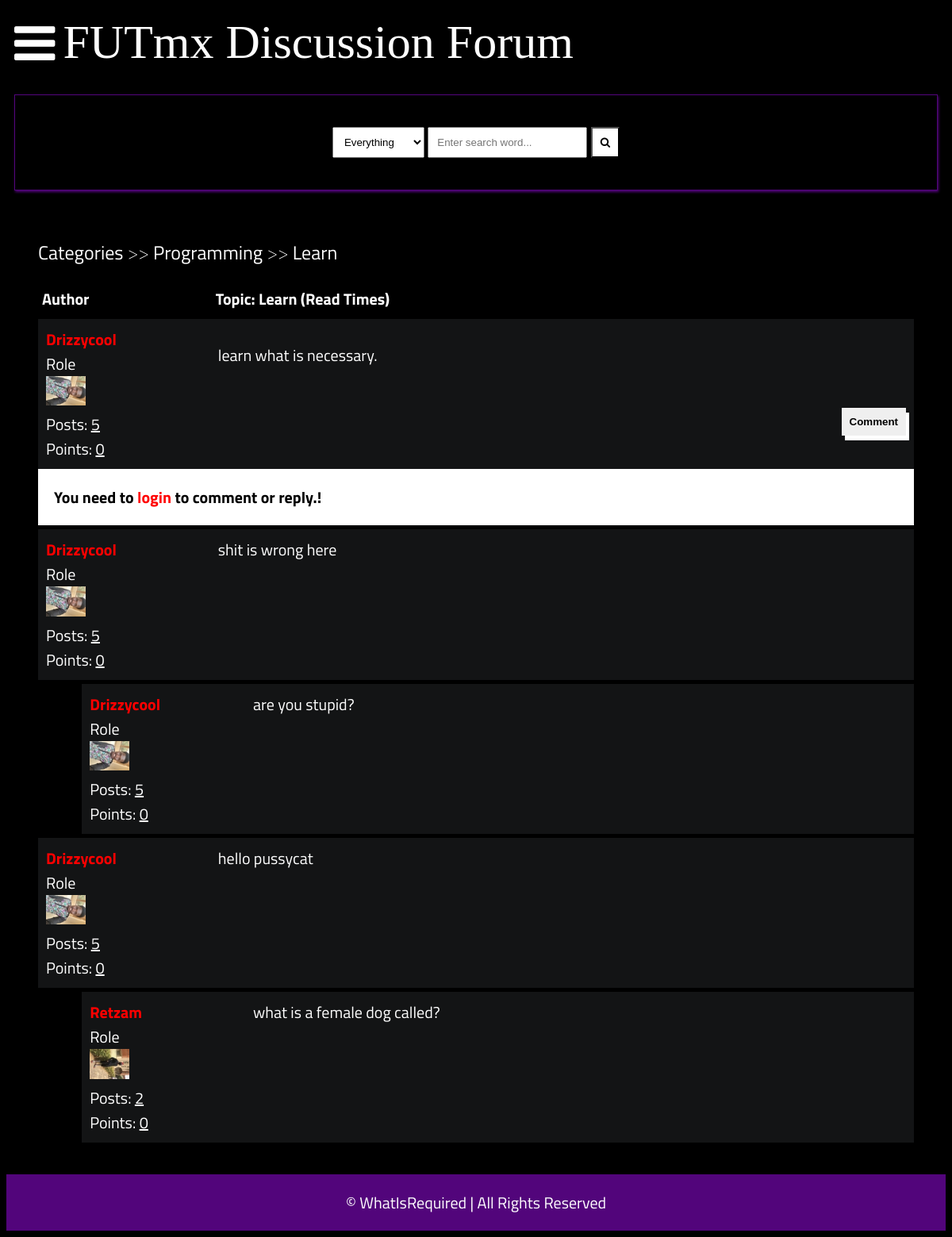
The page /detail/learn/ on the database its author committed.
### main/models.py (models this page shows, shortened)
class Post(models.Model):
    title = models.CharField(max_length=400)
    slug = models.SlugField(max_length=400, unique=True, blank=True)
    user = models.ForeignKey(Author, on_delete=models.CASCADE)
    content = HTMLField()
    categories = models.ManyToManyField(Category)
    date = models.DateTimeField(auto_now_add=True)
    approved = models.BooleanField(default=False)
    hit_count_generic = GenericRelation(HitCount, object_id_field='object_pk',
        related_query_name='hit_count_generic_relation'
    )
    tags = TaggableManager()
    comments = models.ManyToManyField(Comment, blank=True)
    closed = models.BooleanField(default=False)
    state = models.CharField(max_length=40, default="zero")
    def get_url(self):
        return reverse("detail", kwargs={
            "slug":self.slug
        })
    class Meta:
        ordering = ['-date']

class Category(models.Model):
    title = models.CharField(max_length=50)
    slug = models.SlugField(max_length=400, unique=True, blank=True)
    description = models.TextField(default="description")
    class Meta:
        verbose_name_plural = "categories"
    def __str__(self):
        return self.title
    def get_url(self):
        return reverse("posts", kwargs={
            "slug":self.slug
        })

class Author(models.Model):
    user = models.ForeignKey(User, on_delete=models.CASCADE)
    fullname = models.CharField(max_length=40, blank=True)
    slug = slug = models.SlugField(max_length=400, unique=True, blank=True)
    bio = HTMLField()
    points = models.IntegerField(default=0)
    profile_pic = ResizedImageField(size=[50, 80], quality=100, upload_to="authors", default=None, null=True, blank=True)
    @property
    def num_posts(self):
        return Post.objects.filter(user=self).count()

class Comment(models.Model):
    user = models.ForeignKey(Author, on_delete=models.CASCADE)
    content = models.TextField()
    date = models.DateTimeField(auto_now_add=True)
    replies = models.ManyToManyField(Reply, blank=True)

class Reply(models.Model):
    user = models.ForeignKey(Author, on_delete=models.CASCADE)
    content = models.TextField()
    date = models.DateTimeField(auto_now_add=True)
    class Meta:
        verbose_name_plural = "replies"

### main/views.py (the view)
# urls.py: path("detail/<slug>/", detail, name="detail"),
def detail(request, slug):
    post = get_object_or_404(Post, slug=slug)
    if request.user.is_authenticated:
        author = Author.objects.get(user=request.user)
    if "comment-form" in request.POST:
        comment = request.POST.get("comment")
        new_comment, created = Comment.objects.get_or_create(user=author, content=comment)
        post.comments.add(new_comment.id)
    if "reply-form" in request.POST:
        reply = request.POST.get("reply")
        commenr_id = request.POST.get("comment-id")
        comment_obj = Comment.objects.get(id=commenr_id)
        new_reply, created = Reply.objects.get_or_create(user=author, content=reply)
        comment_obj.replies.add(new_reply.id)
    context = {
        "post":post,
        "title": post.title,
    }
    update_views(request, post)
    return render(request, "detail.html", context)

### main/context_processors.py (called while the page is built, shortened)
def searchFunction(request):
    search_context = {}
    posts = Post.objects.all()
    return search_context

### main/utils.py (called while the page is built)
def update_views(request, object):
    context = {}
    hit_count = get_hitcount_model().objects.get_for_object(object)
    hits = hit_count.hits
    hitcontext = context["hitcount"] = {"pk": hit_count.pk}
    hit_count_response = HitCountMixin.hit_count(request, hit_count)
    if hit_count_response.hit_counted:
        hits = hits+1
        hitcontext["hitcounted"] = hit_count_response.hit_counted
        hitcontext["hit_message"] = hit_count_response.hit_message
        hitcontext["total_hits"] = hits

### templates/detail.html (shortened to what this page needs)
{% extends 'base.html' %}
{% load hitcount_tags %}
{% block content %}
{% load profanity %}
    <div class="container">
        <div class="navigate">
            <span><a href="{% url 'home' %}">Categories</a> >> <a href="{{post.categories.all.0.get_url}}">{{post.categories.all.0}}</a> >> <a href="{{post.get_url}}">{{post.title}}</a></span>
        </div>
        <div class="topic-container">
            <div class="head">
                <div class="authors">Author</div>
                <div class="content">Topic: {{post.title|censor}} (Read {% get_hit_count for post %} Times)</div>
            </div>
            <div class="body">
                <div class="authors">
                    <div class="username"><a href="">{{post.user.fullname|title}}</a></div>
                    <div>Role</div>
                    <img src="{{post.user.profile_pic.url}}" alt="">
                    <div>Posts: <u>{{post.user.num_posts}}</u></div>
                    <div>Points: <u>{{post.user.points}}</u></div>
                </div>
                <div class="content">
                    {{post.content|safe|censor}}
                    <br>
                    <div class="comment">
                        <button onclick="showComment()">Comment</button>
                    </div>
                </div>
            </div>
        </div>
        {% if post.closed == True %}
        <div style="background-color:#fff;color:#000;font-weight:bolder;padding:20px;width:100%;"> This Topic Is Closed! </div>
        {% else %}
        {% if request.user.is_authenticated %}
        <form action="." method="post">
            {% csrf_token %}
            <div class="comment-area hide" id="comment-area">
                <textarea name="comment" id="" placeholder="comment here ... "></textarea>
                <input type="submit" value="submit" name="comment-form">
            </div>
        </form>
        {% else %}
        <div style="background-color:#fff;color:#000;font-weight:bolder;padding:20px;width:100%;"> You need to <a href="{% url 'signin' %}"><b>login</b></a> to comment or reply.! </div>
        {% endif %}
        {% endif %}
        {% for comment in post.comments.all %}
        <div class="comments-container">
            <div class="body">
                <div class="authors">
                    <div class="username"><a href="">{{comment.user.fullname|title}}</a></div>
                    <div>Role</div>
                    <img src="{{comment.user.profile_pic.url}}" alt="">
                    <div>Posts: <u>{{comment.user.num_posts}}</u></div>
                    <div>Points: <u>{{comment.user.points}}</u></div>
                </div>
                <div class="content">
                    {{comment.content|censor}}
                    <br>
                </div>
            </div>
        </div>
        {% for reply in comment.replies.all %}
        <div class="comments-container" style="width: 95%; margin-left:5%;">
            <div class="body">
                <div class="authors">
                    <div class="username"><a href="">{{reply.user.fullname|title}}</a></div>
                    <div>Role</div>
                    <img src="{{reply.user.profile_pic.url}}" alt="">
                    <div>Posts: <u>{{reply.user.num_posts}}</u></div>
                    <div>Points: <u>{{reply.user.points}}</u></div>
                </div>
                <div class="content">
                    {{reply.content|censor}}
                    <br>
                </div>
            </div>
        </div>
        {% endfor %}
        {% endfor %}
    </div>
    {% endblock content %}

### templates/base.html (shortened to what this page needs)
{% load static %}
{% load profanity %}
<!DOCTYPE html>
<html lang="en">
<head>
    <link rel="stylesheet" href="{% static 'style.css' %}">
    <link rel="stylesheet" href="https://cdnjs.cloudflare.com/ajax/libs/font-awesome/4.7.0/css/font-awesome.min.css">
</head>
<body>
    <header>
        <div class="navbar">
            <a class="bar-icon" id="iconBar" onclick="hideIconBar()"><i class="fa fa-bars"></i></a>
            <div class="brand">FUTmx Discussion Forum</div>
        </div>
                <form action="{% url 'search_result' %}" role="form" method="GET">
                <div class="search-box">
                    <div>
                        <select name="search-box" id="">
                            <option value="Everything">Everything</option>
                        </select>
                        <input type="text" name="q" placeholder="Enter search word...">
                        <button type="submit" name="search"><i class="fa fa-search"></i></button>
                    </div>
                </div>
                </form>
    </header>
    {% block content %}
    {% endblock content %}
    <footer>
        <span>&copy; WhatIsRequired | All Rights Reserved</span>
    </footer>
</body>
</html>

### static/style.css (style rules this page uses)
* { box-sizing: border-box; }
html { font-size: 20px; font-family: 'Titillium Web', sans-serif; background-color:rgb(0, 0, 0); color:#ffffff; }
a { color:red; font-weight: bolder; text-decoration: none; }
.container { margin: 20px; padding: 20px; }
header { margin-inline: 10px; }
.navbar { display:flex; align-items: center; }
.bar-icon { font-size: 60px; display: inline-block; margin-right:10px; color: #fff; cursor: pointer; }
.brand { font-size:60px; display: inline-block; font-family:aquire; }
.search-box { border: solid 1px #52057b; margin-top: 20px; padding: 40px; display:flex; justify-content: center; box-shadow:1px 2px 3px #52057b; }
.search-box select { padding: 10px; }
.search-box input { padding: 10px; }
.search-box button { padding: 10px; background-color:#fff; color:#000000; }
footer { margin-top: 20px; padding: 20px; background-color: #52057b; display: block; text-align: center; }
.navigate { margin-block: 20px; font-weight: lighter; font-size: 24px; }
.navigate a { color: #fff; }
.head { display: flex; background-color: #000000; padding: 5px; font-weight: bold; font-size: 20px; }
.authors { flex: 20%; }
.content { flex: 80%; }
.body { display: flex; background-color: #131415; padding: 10px; margin-top: 5px; }
.body .authors .username { font-size: 20px; }
.body .authors img { max-width: 50px; max-height: 80px; }
.body .content .comment button { border:none; padding:10px; font-weight: bolder; box-shadow: 4px 6px #fff; cursor: pointer; float: right; }

### rows shown on the page
Post: categories.all.0 "Programming", title "Learn", title|censor "Learn", user.fullname "Drizzycool", user.profile_pic (picture), user.num_posts "5", user.points "0", content|censor "learn what is necessary."
Comment: user.fullname "Drizzycool", user.profile_pic (picture), user.num_posts "5", user.points "0", content|censor "shit is wrong here"
Reply: user.fullname "Drizzycool", user.profile_pic (picture), user.num_posts "5", user.points "0", content|censor "are you stupid?"
Comment: user.fullname "Drizzycool", user.profile_pic (picture), user.num_posts "5", user.points "0", content|censor "hello pussycat"
Reply: user.fullname "Retzam", user.profile_pic (picture), user.num_posts "2", user.points "0", content|censor "what is a female dog called?"
